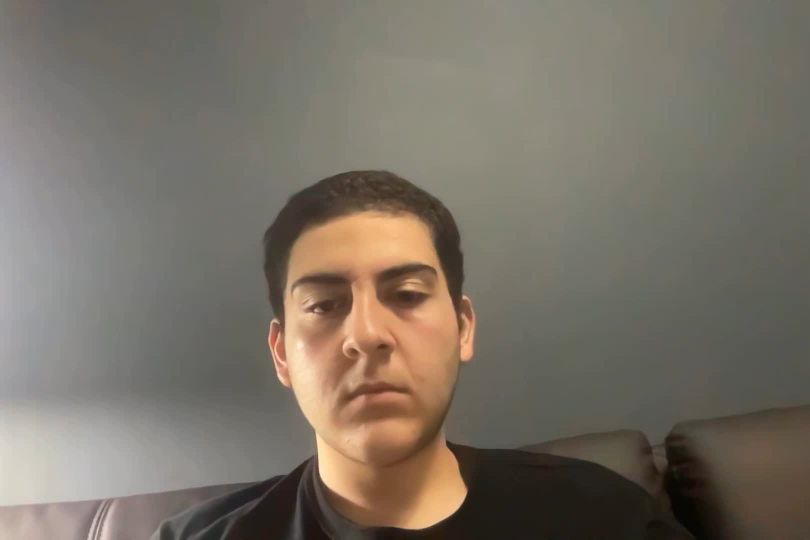
#> input picture samplePhotos/00001.jpg, 1620 x 1080 px, found by its file name (shown at 1/2 size)
$ jupyter execute --allow-errors wslTESTT.ipynb
#> lines starting #> are read from the running program, lines starting #| are printed output that depends on the picture
[cell 1]
import cv2
from matplotlib import pyplot as plt

# Define the path to the image
path = "C:\\Users\\Ahmed\\Downloads\\samplePhotos\\00001.jpg"

# Try to read the image

img = cv2.imread(path)
#> img is the input picture: shape (1080, 1620, 3); mean B, G, R 102.1, 113.5, 121
newImg = cv2.resize(img, (420,270))
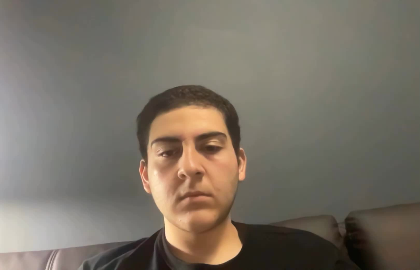
#> newImg: shape (270, 420, 3); mean B, G, R 102.1, 113.5, 121
img = newImg[20:20+250,75:75+250, :]
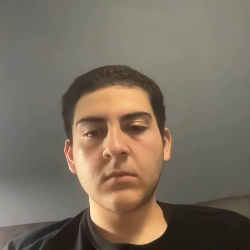
#> img: shape (250, 250, 3); mean B, G, R 96.2, 111, 122.7

[cell 2]
import os

counter = 0

#> (the rest of this cell did not finish here and is left out)

[cell 3]
import os
import cv2

# Specify the path to your folder
folder_path = "C:\\Users\\Ahmed\\Documents\\GitHub\\FaceRecognition\\samplePhotos"

# Get a list of all files in the folder
file_names = os.listdir(folder_path)

# Loop through all files
for file_name in file_names:
    # Construct the full path to the file
    file_path = os.path.join(folder_path, file_name)

    # Check if the path is a file (and not a directory)
    if os.path.isfile(file_path):
        # Read the image
        img = cv2.imread(file_path)

        # Check if image is read properly
        if img is None:
            print(f"Could not read image: {file_name}")
            continue

        # Resize the image
        new_img = cv2.resize(img, (420, 270))

        # Crop the image
        img = new_img[20:20+250, 75:75+250, :]

        # Save the processed image to a new file (or overwrite the existing file)
        output_path = os.path.join("C:\\Users\\Ahmed\\Documents\\GitHub\\FaceRecognition\\newPhotos", f"processed_{file_name}")
        cv2.imwrite(output_path, img)
#> pass 2 of the loop `for file_name in file_names:`:
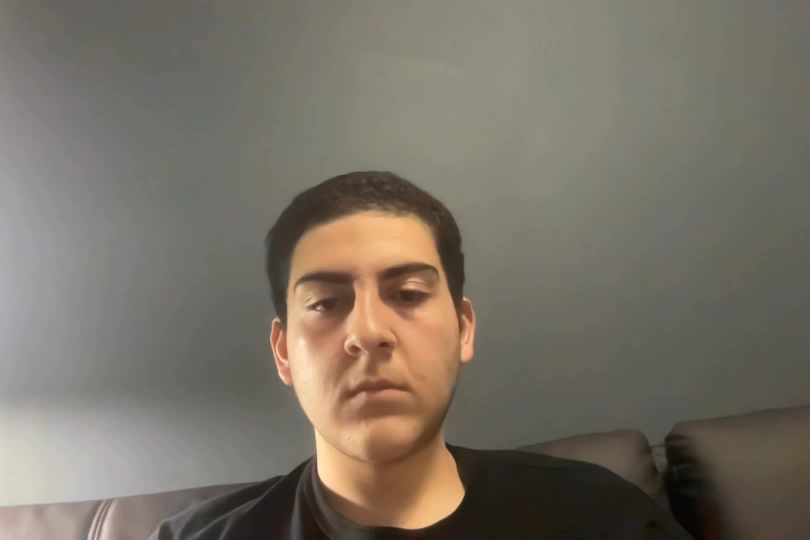
#> input picture samplePhotos/00005.jpg, 1620 x 1080 px, found by its file name (shown at 1/2 size)
#> img is the input picture: shape (1080, 1620, 3); mean B, G, R 101.6, 113.2, 120.4
#> `new_img = cv2.resize(img, (420, 270))`:
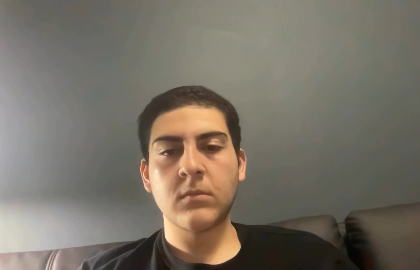
#> new_img: shape (270, 420, 3); mean B, G, R 101.7, 113.2, 120.4
#> `img = new_img[20:20+250, 75:75+250, :]`:
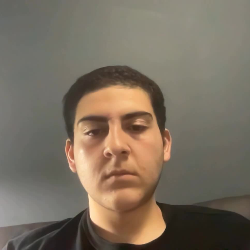
#> img: shape (250, 250, 3); mean B, G, R 95.7, 110.6, 122
#> pass 3 of the loop `for file_name in file_names:`:
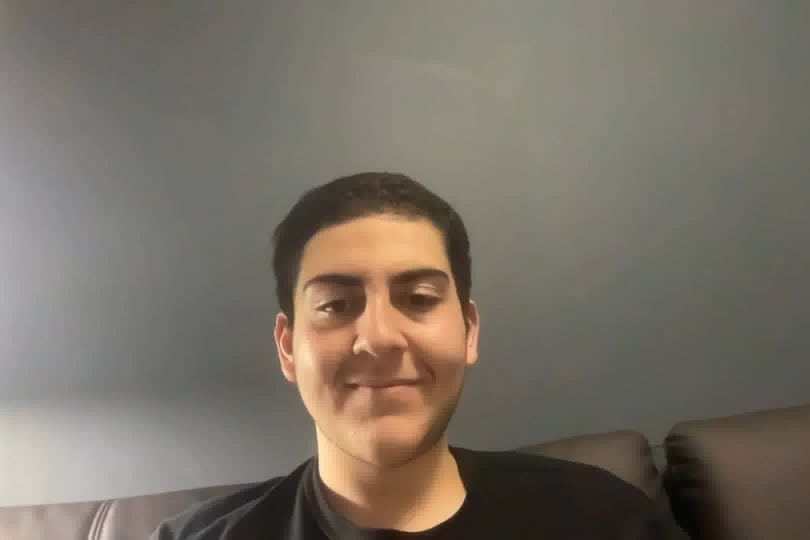
#> input picture samplePhotos/00015.jpg, 1620 x 1080 px, found by its file name (shown at 1/2 size)
#> img is the input picture: shape (1080, 1620, 3); mean B, G, R 102, 113, 120.8
#> `new_img = cv2.resize(img, (420, 270))`:
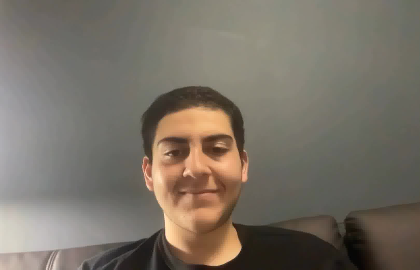
#> new_img: shape (270, 420, 3); mean B, G, R 102, 113, 120.8
#> `img = new_img[20:20+250, 75:75+250, :]`:
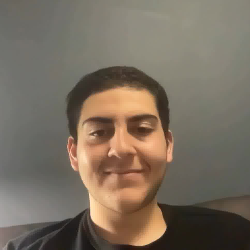
#> img: shape (250, 250, 3); mean B, G, R 95.7, 109.8, 121.7
